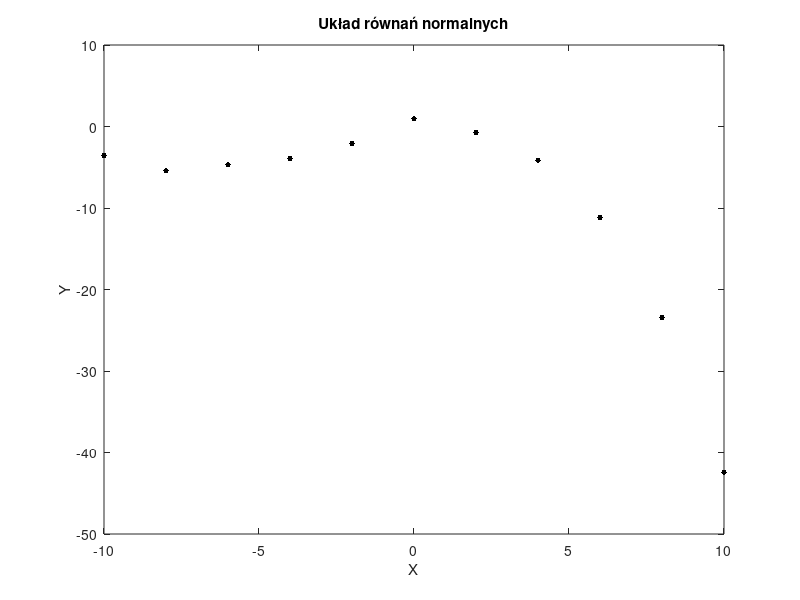

The MATLAB source for this figure: (Note: this script raises an error after producing the figure.)
function [] = zad3()
x_data=(-10:2:10)'; % Współrzędna x macierzy danych
y_data=[-3.578,-5.438,-4.705,-3.908,-2.069,0.942,...
    -0.725,-4.128,-11.160,-23.440,-42.417]'; % Współrzędna y mac. danych
samples=-10:0.2:10; % Wektor 1 wart. próbek danych dla aproks. funkcji

poly_grades=[3,5,7,9,10]'; % Wielomiany stopni 3,5,7,9,10
y_normal=zeros(5,size(samples,2)); % Inicjacja wektorów y, gdzie y=f(x)
y_svd=zeros(5,size(samples,2)); % celem próbkowania
eps_normal = zeros(2,5); % Inicjacja macierzy błędów aproksymacji dla 
eps_svd = zeros(2,5);    % obu metod

% Układ r-ń normalnych
plot(x_data,y_data,'.',"MarkerSize",12,"Color","black");
set(gcf, 'WindowState', 'maximized');
ylabel("Y");
xlabel("X");
title("Układ równań normalnych");
hold on;

for i=1:5 
    % Generacja macierzy współczynników dla danego st. wielomianu
    A=coef_matrix(poly_grades(i,1), x_data); 
    % Obliczanie wekt. współ. wielomianu
    x_normal=linsolve(A' * A,A' * y_data);
    % Obliczanie wart. wielomianu dla próbek
    y_normal(i,:)=polyval(x_normal',samples);
    % Nanoszenie na wykres
    plot(samples,y_normal(i,:));  
    % Obliczanie wartości błędów
    eps_normal(1,i)=norm(y_data - A * x_normal,2);
    eps_normal(2,i)=norm(y_data - A * x_normal,inf);
end
legend("y=f(x)","wielomian 3 stopnia","wielomian 5 stopnia",...
    "wielomian 7 stopnia","wielomian 9 stopnia","wielomian 10 stopnia",...
    "Location","southwest");
hold off;
w=waitforbuttonpress;
clf;

% Rozkład SVD 
plot(x_data,y_data,'.',"MarkerSize",12,"Color","black");
ylabel("Y");
xlabel("X");
title("Rozkład SVD");
hold on;

for i=1:5
    % Generacja macierzy współczynników dla danego st. wielomianu
    A=coef_matrix(poly_grades(i,1), x_data);
    % Wzory 3.39-40 (macierz pseudoodwrotna)
    [U,E,V]=svd(A);
    E=E(1:size(A,2),:); % Skracanie rozmiaru do nxn, aby wykonać inwersję
    Eplus=[inv(E) zeros(size(A,2),size(A,1)-size(A,2))];
    pinvA=V*Eplus*U.';
    %Obliczanie wektora współcz. wielomianu
    %Takie same wyniki dla wbudowanej f-kcji x_svd=pinv(A)*y_data;
    x_svd=pinvA*y_data;
    % Obliczanie wart. wielomianu dla próbek
    y_svd(i,:)=polyval(x_svd',samples);
    % Nanoszenie wartości próbek na wykres
    plot(samples,y_svd(i,:));
    % Obliczanie wartości błędów
    eps_svd(1,i)=norm(y_data - A * x_svd,2);
    eps_svd(2,i)=norm(y_data - A * x_svd,inf);
end
legend("y=f(x)","wielomian 3 stopnia","wielomian 5 stopnia",...
    "wielomian 7 stopnia","wielomian 9 stopnia","wielomian 10 stopnia",...
    "Location","southwest");
hold off;
w=waitforbuttonpress;
clf;


% Bład aproksymacji euklides
plot(poly_grades,eps_normal(1,:),poly_grades,eps_svd(1,:));
ylabel("Błąd");
xlabel("Stopień Wielomianu");
title("Zależność normy euklidesowej aproksymacji od stopnia wielomianu");
legend("Układ r-ń normalnych","Rozkład SVD");
w=waitforbuttonpress;
clf;

% Błąd aproksymacji inf
plot(poly_grades,eps_normal(2,:),poly_grades,eps_svd(2,:));
ylabel("Błąd");
xlabel("Stopień Wielomianu");
title("Zależność normy maksimum aproksymacji od stopnia wielomianu");
legend("Układ r-ń normalnych","Rozkład SVD");
w=waitforbuttonpress;
clf;

% Porównanie błędów
loglog(poly_grades,abs(eps_normal(1,:)-eps_svd(1,:)),poly_grades,...
    abs(eps_normal(2,:)-eps_svd(2,:)),"Marker",".","MarkerSize",20 );
ylabel("Różnica błędów");
xlabel("Stopień Wielomianu");
title("Zależność bezwzg. różnicy błędów od stopnia wielomianu");
legend("Norma 2","Norma Inf");
w=waitforbuttonpress;
clf;

close all;
end
